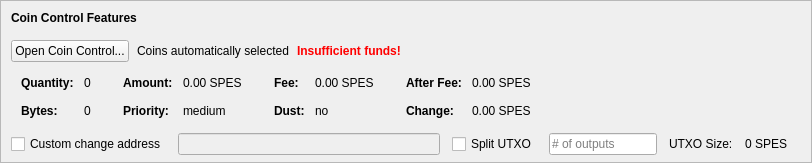
    <widget class="QFrame" name="frameCoinControl">
     <property name="sizePolicy">
      <sizepolicy hsizetype="Expanding" vsizetype="Expanding">
       <horstretch>0</horstretch>
       <verstretch>0</verstretch>
      </sizepolicy>
     </property>
     <property name="maximumSize">
      <size>
       <width>16777215</width>
       <height>16777215</height>
      </size>
     </property>
     <property name="frameShape">
      <enum>QFrame::StyledPanel</enum>
     </property>
     <property name="frameShadow">
      <enum>QFrame::Sunken</enum>
     </property>
     <layout class="QVBoxLayout" name="verticalLayoutCoinControl2">
      <property name="spacing">
       <number>0</number>
      </property>
      <property name="leftMargin">
       <number>0</number>
      </property>
      <property name="topMargin">
       <number>0</number>
      </property>
      <property name="rightMargin">
       <number>0</number>
      </property>
      <property name="bottomMargin">
       <number>6</number>
      </property>
      <item>
       <layout class="QVBoxLayout" name="verticalLayoutCoinControl" stretch="0,0,0,0,1">
        <property name="spacing">
         <number>0</number>
        </property>
        <property name="leftMargin">
         <number>10</number>
        </property>
        <property name="topMargin">
         <number>10</number>
        </property>
        <item>
         <layout class="QHBoxLayout" name="horizontalLayoutCoinControl1">
          <property name="bottomMargin">
           <number>15</number>
          </property>
          <item>
           <widget class="QLabel" name="labelCoinControlFeatures">
            <property name="sizePolicy">
             <sizepolicy hsizetype="Preferred" vsizetype="Maximum">
              <horstretch>0</horstretch>
              <verstretch>0</verstretch>
             </sizepolicy>
            </property>
            <property name="font">
             <font>
              <weight>75</weight>
              <bold>true</bold>
             </font>
            </property>
            <property name="styleSheet">
             <string notr="true">font-weight:bold;</string>
            </property>
            <property name="text">
             <string>Coin Control Features</string>
            </property>
           </widget>
          </item>
         </layout>
        </item>
        <item>
         <layout class="QHBoxLayout" name="horizontalLayoutCoinControl2" stretch="0,0,0,0">
          <property name="spacing">
           <number>8</number>
          </property>
          <property name="bottomMargin">
           <number>10</number>
          </property>
          <item>
           <widget class="QPushButton" name="pushButtonCoinControl">
            <property name="styleSheet">
             <string notr="true"/>
            </property>
            <property name="text">
             <string>Open Coin Control...</string>
            </property>
            <property name="autoDefault">
             <bool>false</bool>
            </property>
           </widget>
          </item>
          <item>
           <widget class="QLabel" name="labelCoinControlAutomaticallySelected">
            <property name="text">
             <string>Coins automatically selected</string>
            </property>
            <property name="margin">
             <number>5</number>
            </property>
           </widget>
          </item>
          <item>
           <widget class="QLabel" name="labelCoinControlInsuffFunds">
            <property name="font">
             <font>
              <weight>75</weight>
              <bold>true</bold>
             </font>
            </property>
            <property name="styleSheet">
             <string notr="true">color:red;font-weight:bold;</string>
            </property>
            <property name="text">
             <string>Insufficient funds!</string>
            </property>
            <property name="margin">
             <number>5</number>
            </property>
           </widget>
          </item>
          <item>
           <spacer name="horizontalSpacerCoinControl">
            <property name="orientation">
             <enum>Qt::Horizontal</enum>
            </property>
            <property name="sizeHint" stdset="0">
             <size>
              <width>40</width>
              <height>1</height>
             </size>
            </property>
           </spacer>
          </item>
         </layout>
        </item>
        <item>
         <widget class="QWidget" name="widgetCoinControl" native="true">
          <property name="sizePolicy">
           <sizepolicy hsizetype="Preferred" vsizetype="Preferred">
            <horstretch>0</horstretch>
            <verstretch>0</verstretch>
           </sizepolicy>
          </property>
          <property name="minimumSize">
           <size>
            <width>0</width>
            <height>0</height>
           </size>
          </property>
          <property name="styleSheet">
           <string notr="true"/>
          </property>
          <layout class="QHBoxLayout" name="horizontalLayoutCoinControl5">
           <property name="leftMargin">
            <number>0</number>
           </property>
           <property name="topMargin">
            <number>0</number>
           </property>
           <property name="rightMargin">
            <number>0</number>
           </property>
           <property name="bottomMargin">
            <number>0</number>
           </property>
           <item>
            <layout class="QHBoxLayout" name="horizontalLayoutCoinControl3" stretch="0,0,0,1">
             <property name="spacing">
              <number>20</number>
             </property>
             <property name="topMargin">
              <number>0</number>
             </property>
             <property name="bottomMargin">
              <number>10</number>
             </property>
             <item>
              <layout class="QFormLayout" name="formLayoutCoinControl1">
               <property name="horizontalSpacing">
                <number>10</number>
               </property>
               <property name="verticalSpacing">
                <number>14</number>
               </property>
               <property name="leftMargin">
                <number>10</number>
               </property>
               <property name="topMargin">
                <number>4</number>
               </property>
               <property name="rightMargin">
                <number>6</number>
               </property>
               <item row="0" column="0">
                <widget class="QLabel" name="labelCoinControlQuantityText">
                 <property name="font">
                  <font>
                   <weight>75</weight>
                   <bold>true</bold>
                  </font>
                 </property>
                 <property name="text">
                  <string>Quantity:</string>
                 </property>
                 <property name="margin">
                  <number>0</number>
                 </property>
                </widget>
               </item>
               <item row="0" column="1">
                <widget class="QLabel" name="labelCoinControlQuantity">
                 <property name="cursor">
                  <cursorShape>IBeamCursor</cursorShape>
                 </property>
                 <property name="contextMenuPolicy">
                  <enum>Qt::ActionsContextMenu</enum>
                 </property>
                 <property name="text">
                  <string notr="true">0</string>
                 </property>
                 <property name="margin">
                  <number>0</number>
                 </property>
                 <property name="textInteractionFlags">
                  <set>Qt::LinksAccessibleByMouse|Qt::TextSelectableByKeyboard|Qt::TextSelectableByMouse</set>
                 </property>
                </widget>
               </item>
               <item row="1" column="0">
                <widget class="QLabel" name="labelCoinControlBytesText">
                 <property name="font">
                  <font>
                   <weight>75</weight>
                   <bold>true</bold>
                  </font>
                 </property>
                 <property name="text">
                  <string>Bytes:</string>
                 </property>
                </widget>
               </item>
               <item row="1" column="1">
                <widget class="QLabel" name="labelCoinControlBytes">
                 <property name="cursor">
                  <cursorShape>IBeamCursor</cursorShape>
                 </property>
                 <property name="contextMenuPolicy">
                  <enum>Qt::ActionsContextMenu</enum>
                 </property>
                 <property name="text">
                  <string notr="true">0</string>
                 </property>
                 <property name="textInteractionFlags">
                  <set>Qt::LinksAccessibleByMouse|Qt::TextSelectableByKeyboard|Qt::TextSelectableByMouse</set>
                 </property>
                </widget>
               </item>
              </layout>
             </item>
             <item>
              <layout class="QFormLayout" name="formLayoutCoinControl2">
               <property name="horizontalSpacing">
                <number>10</number>
               </property>
               <property name="verticalSpacing">
                <number>14</number>
               </property>
               <property name="leftMargin">
                <number>6</number>
               </property>
               <property name="topMargin">
                <number>4</number>
               </property>
               <property name="rightMargin">
                <number>6</number>
               </property>
               <item row="0" column="0">
                <widget class="QLabel" name="labelCoinControlAmountText">
                 <property name="font">
                  <font>
                   <weight>75</weight>
                   <bold>true</bold>
                  </font>
                 </property>
                 <property name="text">
                  <string>Amount:</string>
                 </property>
                 <property name="margin">
                  <number>0</number>
                 </property>
                </widget>
               </item>
               <item row="0" column="1">
                <widget class="QLabel" name="labelCoinControlAmount">
                 <property name="cursor">
                  <cursorShape>IBeamCursor</cursorShape>
                 </property>
                 <property name="contextMenuPolicy">
                  <enum>Qt::ActionsContextMenu</enum>
                 </property>
                 <property name="text">
                  <string notr="true">0.00 SPES</string>
                 </property>
                 <property name="textInteractionFlags">
                  <set>Qt::LinksAccessibleByMouse|Qt::TextSelectableByKeyboard|Qt::TextSelectableByMouse</set>
                 </property>
                </widget>
               </item>
               <item row="1" column="0">
                <widget class="QLabel" name="labelCoinControlPriorityText">
                 <property name="font">
                  <font>
                   <weight>75</weight>
                   <bold>true</bold>
                  </font>
                 </property>
                 <property name="text">
                  <string>Priority:</string>
                 </property>
                </widget>
               </item>
               <item row="1" column="1">
                <widget class="QLabel" name="labelCoinControlPriority">
                 <property name="cursor">
                  <cursorShape>IBeamCursor</cursorShape>
                 </property>
                 <property name="contextMenuPolicy">
                  <enum>Qt::ActionsContextMenu</enum>
                 </property>
                 <property name="text">
                  <string>medium</string>
                 </property>
                 <property name="textInteractionFlags">
                  <set>Qt::LinksAccessibleByMouse|Qt::TextSelectableByKeyboard|Qt::TextSelectableByMouse</set>
                 </property>
                </widget>
               </item>
              </layout>
             </item>
             <item>
              <layout class="QFormLayout" name="formLayoutCoinControl3">
               <property name="horizontalSpacing">
                <number>10</number>
               </property>
               <property name="verticalSpacing">
                <number>14</number>
               </property>
               <property name="leftMargin">
                <number>6</number>
               </property>
               <property name="topMargin">
                <number>4</number>
               </property>
               <property name="rightMargin">
                <number>6</number>
               </property>
               <item row="0" column="0">
                <widget class="QLabel" name="labelCoinControlFeeText">
                 <property name="font">
                  <font>
                   <weight>75</weight>
                   <bold>true</bold>
                  </font>
                 </property>
                 <property name="text">
                  <string>Fee:</string>
                 </property>
                 <property name="margin">
                  <number>0</number>
                 </property>
                </widget>
               </item>
               <item row="0" column="1">
                <widget class="QLabel" name="labelCoinControlFee">
                 <property name="cursor">
                  <cursorShape>IBeamCursor</cursorShape>
                 </property>
                 <property name="contextMenuPolicy">
                  <enum>Qt::ActionsContextMenu</enum>
                 </property>
                 <property name="text">
                  <string notr="true">0.00 SPES</string>
                 </property>
                 <property name="textInteractionFlags">
                  <set>Qt::LinksAccessibleByMouse|Qt::TextSelectableByKeyboard|Qt::TextSelectableByMouse</set>
                 </property>
                </widget>
               </item>
               <item row="1" column="0">
                <widget class="QLabel" name="labelCoinControlLowOutputText">
                 <property name="font">
                  <font>
                   <weight>75</weight>
                   <bold>true</bold>
                  </font>
                 </property>
                 <property name="text">
                  <string>Dust:</string>
                 </property>
                </widget>
               </item>
               <item row="1" column="1">
                <widget class="QLabel" name="labelCoinControlLowOutput">
                 <property name="cursor">
                  <cursorShape>IBeamCursor</cursorShape>
                 </property>
                 <property name="contextMenuPolicy">
                  <enum>Qt::ActionsContextMenu</enum>
                 </property>
                 <property name="text">
                  <string>no</string>
                 </property>
                 <property name="textInteractionFlags">
                  <set>Qt::LinksAccessibleByMouse|Qt::TextSelectableByKeyboard|Qt::TextSelectableByMouse</set>
                 </property>
                </widget>
               </item>
              </layout>
             </item>
             <item>
              <layout class="QFormLayout" name="formLayoutCoinControl4">
               <property name="horizontalSpacing">
                <number>10</number>
               </property>
               <property name="verticalSpacing">
                <number>14</number>
               </property>
               <property name="leftMargin">
                <number>6</number>
               </property>
               <property name="topMargin">
                <number>4</number>
               </property>
               <property name="rightMargin">
                <number>6</number>
               </property>
               <item row="0" column="0">
                <widget class="QLabel" name="labelCoinControlAfterFeeText">
                 <property name="font">
                  <font>
                   <weight>75</weight>
                   <bold>true</bold>
                  </font>
                 </property>
                 <property name="text">
                  <string>After Fee:</string>
                 </property>
                 <property name="margin">
                  <number>0</number>
                 </property>
                </widget>
               </item>
               <item row="0" column="1">
                <widget class="QLabel" name="labelCoinControlAfterFee">
                 <property name="cursor">
                  <cursorShape>IBeamCursor</cursorShape>
                 </property>
                 <property name="contextMenuPolicy">
                  <enum>Qt::ActionsContextMenu</enum>
                 </property>
                 <property name="text">
                  <string notr="true">0.00 SPES</string>
                 </property>
                 <property name="textInteractionFlags">
                  <set>Qt::LinksAccessibleByMouse|Qt::TextSelectableByKeyboard|Qt::TextSelectableByMouse</set>
                 </property>
                </widget>
               </item>
               <item row="1" column="0">
                <widget class="QLabel" name="labelCoinControlChangeText">
                 <property name="font">
                  <font>
                   <weight>75</weight>
                   <bold>true</bold>
                  </font>
                 </property>
                 <property name="text">
                  <string>Change:</string>
                 </property>
                </widget>
               </item>
               <item row="1" column="1">
                <widget class="QLabel" name="labelCoinControlChange">
                 <property name="cursor">
                  <cursorShape>IBeamCursor</cursorShape>
                 </property>
                 <property name="contextMenuPolicy">
                  <enum>Qt::ActionsContextMenu</enum>
                 </property>
                 <property name="text">
                  <string notr="true">0.00 SPES</string>
                 </property>
                 <property name="textInteractionFlags">
                  <set>Qt::LinksAccessibleByMouse|Qt::TextSelectableByKeyboard|Qt::TextSelectableByMouse</set>
                 </property>
                </widget>
               </item>
              </layout>
             </item>
            </layout>
           </item>
          </layout>
         </widget>
        </item>
        <item>
         <layout class="QHBoxLayout" name="horizontalLayoutCoinControl4" stretch="0,0,0,0,0,0,0">
          <property name="spacing">
           <number>12</number>
          </property>
          <property name="sizeConstraint">
           <enum>QLayout::SetDefaultConstraint</enum>
          </property>
          <property name="topMargin">
           <number>5</number>
          </property>
          <property name="rightMargin">
           <number>5</number>
          </property>
          <item>
           <widget class="QCheckBox" name="checkBoxCoinControlChange">
            <property name="toolTip">
             <string>If this is activated, but the change address is empty or invalid, change will be sent to a newly generated address.</string>
            </property>
            <property name="text">
             <string>Custom change address</string>
            </property>
           </widget>
          </item>
          <item>
           <widget class="QValidatedLineEdit" name="lineEditCoinControlChange">
            <property name="enabled">
             <bool>false</bool>
            </property>
            <property name="sizePolicy">
             <sizepolicy hsizetype="Expanding" vsizetype="Fixed">
              <horstretch>0</horstretch>
              <verstretch>0</verstretch>
             </sizepolicy>
            </property>
           </widget>
          </item>
          <item>
           <widget class="QCheckBox" name="splitBlockCheckBox">
            <property name="text">
             <string>Split UTXO</string>
            </property>
           </widget>
          </item>
          <item>
           <widget class="QLineEdit" name="splitBlockLineEdit">
            <property name="sizePolicy">
             <sizepolicy hsizetype="Fixed" vsizetype="Fixed">
              <horstretch>50</horstretch>
              <verstretch>0</verstretch>
             </sizepolicy>
            </property>
            <property name="placeholderText">
             <string># of outputs</string>
            </property>
           </widget>
          </item>
          <item>
           <widget class="QLabel" name="labelBlockSizeText">
            <property name="text">
             <string>UTXO Size:</string>
            </property>
           </widget>
          </item>
          <item>
           <widget class="QLabel" name="labelBlockSize">
            <property name="text">
             <string>0 SPES</string>
            </property>
           </widget>
          </item>
          <item>
           <widget class="QLabel" name="labelCoinControlChangeLabel">
            <property name="sizePolicy">
             <sizepolicy hsizetype="Preferred" vsizetype="Expanding">
              <horstretch>0</horstretch>
              <verstretch>0</verstretch>
             </sizepolicy>
            </property>
            <property name="minimumSize">
             <size>
              <width>0</width>
              <height>0</height>
             </size>
            </property>
            <property name="text">
             <string/>
            </property>
            <property name="margin">
             <number>3</number>
            </property>
           </widget>
          </item>
         </layout>
        </item>
        <item>
         <spacer name="verticalSpacerCoinControl">
          <property name="orientation">
           <enum>Qt::Vertical</enum>
          </property>
          <property name="sizeHint" stdset="0">
           <size>
            <width>800</width>
            <height>1</height>
           </size>
          </property>
         </spacer>
        </item>
       </layout>
      </item>
     </layout>
    </widget>
